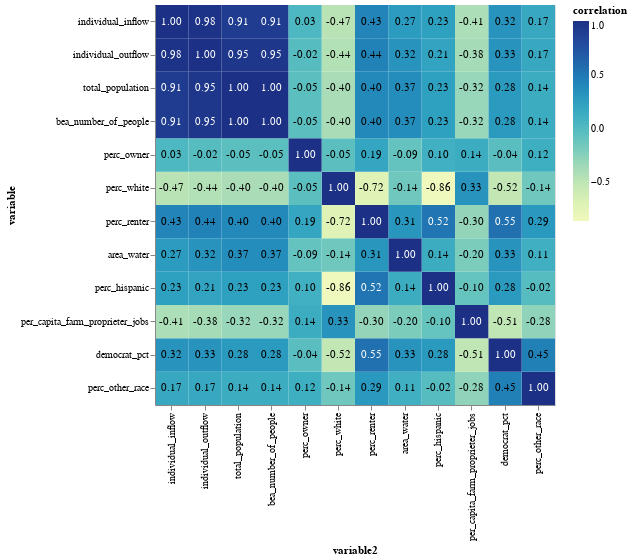

The code cell stored with this chart in its notebook:
### Code cell
import altair as alt

axis_labels = [fields[-top_n:][-i] for i in range(1,top_n+1)]
axis_labels.insert(0, 'individual_outflow')
axis_labels.insert(0, 'individual_inflow')


base = alt.Chart(corr_df).encode(
    x=alt.X('variable2:O', sort=axis_labels),
    y=alt.Y('variable:O', sort=axis_labels)    
)

# Text layer with correlation labels
# Colors are for easier readability
text = base.mark_text().encode(
    text='correlation',
    color=alt.condition(
        alt.datum.correlation > 0.5, 
        alt.value('white'),
        alt.value('black')
    )
)

# The correlation heatmap itself
cor_plot = base.mark_rect().encode(
    color='correlation:Q'
)

final = (cor_plot + text).properties(width=400,height=400)
final

### Figure 1 — Vega-Lite specification as saved in the notebook (floating-point values rounded to 4 significant figures; data arrays with more than 128 entries replaced by an {"elided": "..."} marker saying what was removed)
{"config": {"view": {"continuousWidth": 400, "continuousHeight": 300}}, "layer": [{"mark": "rect", "encoding": {"color": {"type": "quantitative", "field": "correlation"}, "x": {"type": "ordinal", "field": "variable2", "sort": ["individual_inflow", "individual_outflow", "total_population", "bea_number_of_people", "perc_owner", "perc_white", "perc_renter", "area_water", "perc_hispanic", "per_capita_farm_proprieter_jobs", "democrat_pct", "perc_other_race"]}, "y": {"type": "ordinal", "field": "variable", "sort": ["individual_inflow", "individual_outflow", "total_population", "bea_number_of_people", "perc_owner", "perc_white", "perc_renter", "area_water", "perc_hispanic", "per_capita_farm_proprieter_jobs", "democrat_pct", "perc_other_race"]}}}, {"mark": "text", "encoding": {"color": {"condition": {"value": "white", "test": "(datum.correlation > 0.5)"}, "value": "black"}, "text": {"type": "nominal", "field": "correlation"}, "x": {"type": "ordinal", "field": "variable2", "sort": ["individual_inflow", "individual_outflow", "total_population", "bea_number_of_people", "perc_owner", "perc_white", "perc_renter", "area_water", "perc_hispanic", "per_capita_farm_proprieter_jobs", "democrat_pct", "perc_other_race"]}, "y": {"type": "ordinal", "field": "variable", "sort": ["individual_inflow", "individual_outflow", "total_population", "bea_number_of_people", "perc_owner", "perc_white", "perc_renter", "area_water", "perc_hispanic", "per_capita_farm_proprieter_jobs", "democrat_pct", "perc_other_race"]}}}], "data": {"name": "data-287977a680d09460cf96b623757efe7d"}, "height": 400, "width": 400, "$schema": "https://vega.github.io/schema/vega-lite/v4.8.1.json", "datasets": {"data-287977a680d09460cf96b623757efe7d": {"elided": "144 records"}}}
